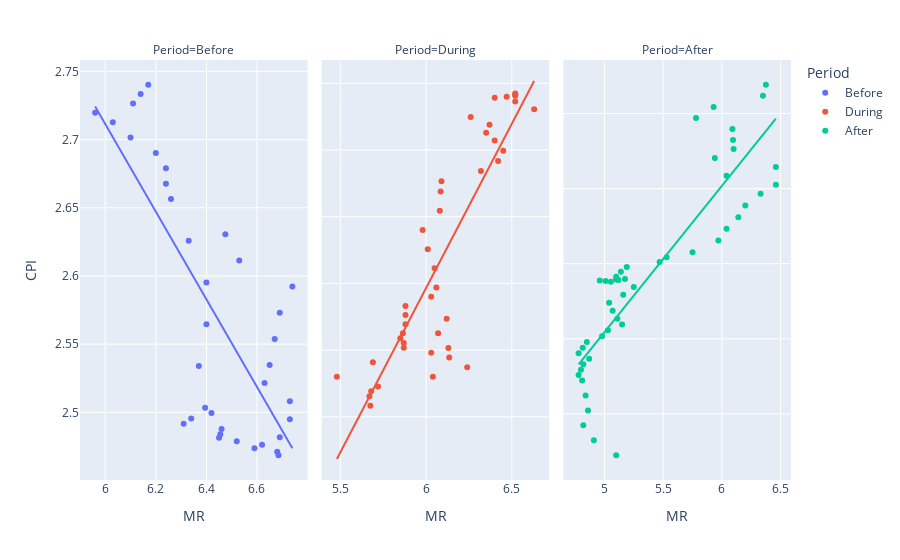

The notebook cell this image was saved under:
### Code cell
import plotly.express as px

fig = px.scatter(df.reset_index(), x="MR", y="CPI", color="Period", trendline="ols", facet_col="Period")
fig.update_xaxes(matches=None)
fig.update_yaxes(matches=None)

### Figure 1 — Plotly figure (JSON) as saved in the notebook; plotly's stock layout.template omitted (floating-point values rounded to 4 significant figures)
{"data": [{"hovertemplate": "Period=Before<br>MR=%{x}<br>CPI=%{y}<extra></extra>", "legendgroup": "Before", "marker": {"color": "#636efa", "symbol": "circle"}, "mode": "markers", "name": "Before", "orientation": "v", "showlegend": true, "type": "scatter", "x": [6.475, 6.53, 6.74, 6.69, 6.67, 6.65, 6.63, 6.73, 6.73, 6.69, 6.685, 6.68, 6.59, 6.62, 6.52, 6.45, 6.455, 6.46, 6.31, 6.34, 6.42, 6.395, 6.37, 6.4, 6.4, 6.33, 6.26, 6.24, 6.24, 6.2, 6.1, 6.03, 5.96, 6.11, 6.14, 6.17], "xaxis": "x", "y": [2.631, 2.611, 2.592, 2.573, 2.554, 2.535, 2.521, 2.508, 2.495, 2.482, 2.469, 2.471, 2.474, 2.476, 2.479, 2.481, 2.484, 2.488, 2.492, 2.496, 2.499, 2.503, 2.534, 2.565, 2.595, 2.626, 2.656, 2.668, 2.679, 2.69, 2.701, 2.713, 2.72, 2.726, 2.733, 2.74], "yaxis": "y"}, {"hovertemplate": "<b>OLS trendline</b><br>CPI = -0.321238 * MR + 4.63881<br>R<sup>2</sup>=0.577830<br><br>Period=Before<br>MR=%{x}<br>CPI=%{y} <b>(trend)</b><extra></extra>", "legendgroup": "Before", "marker": {"color": "#636efa", "symbol": "circle"}, "mode": "lines", "name": "Before", "showlegend": false, "type": "scatter", "x": [5.96, 6.03, 6.1, 6.11, 6.14, 6.17, 6.2, 6.24, 6.24, 6.26, 6.31, 6.33, 6.34, 6.37, 6.395, 6.4, 6.4, 6.42, 6.45, 6.455, 6.46, 6.475, 6.52, 6.53, 6.59, 6.62, 6.63, 6.65, 6.67, 6.68, 6.685, 6.69, 6.69, 6.73, 6.73, 6.74], "xaxis": "x", "y": [2.724, 2.702, 2.679, 2.676, 2.666, 2.657, 2.647, 2.634, 2.634, 2.628, 2.612, 2.605, 2.602, 2.593, 2.584, 2.583, 2.583, 2.576, 2.567, 2.565, 2.564, 2.559, 2.544, 2.541, 2.522, 2.512, 2.509, 2.503, 2.496, 2.493, 2.491, 2.49, 2.49, 2.477, 2.477, 2.474], "yaxis": "y"}, {"hovertemplate": "Period=During<br>MR=%{x}<br>CPI=%{y}<extra></extra>", "legendgroup": "During", "marker": {"color": "#EF553B", "symbol": "circle"}, "mode": "markers", "name": "During", "orientation": "v", "showlegend": true, "type": "scatter", "x": [6.12, 6.07, 5.87, 5.69, 5.48, 5.68, 5.675, 5.67, 5.72, 6.04, 6.24, 6.135, 6.03, 6.13, 5.87, 5.85, 5.865, 5.88, 5.88, 5.88, 6.03, 6.06, 6.05, 6.01, 5.98, 6.08, 6.085, 6.09, 6.32, 6.42, 6.45, 6.4, 6.35, 6.37, 6.26, 6.63, 6.52, 6.52, 6.52, 6.52, 6.47, 6.4], "xaxis": "x2", "y": [2.747, 2.725, 2.704, 2.682, 2.66, 2.638, 2.617, 2.631, 2.645, 2.66, 2.674, 2.689, 2.696, 2.703, 2.711, 2.718, 2.725, 2.739, 2.753, 2.766, 2.78, 2.794, 2.823, 2.851, 2.88, 2.909, 2.938, 2.953, 2.968, 2.984, 2.999, 3.014, 3.026, 3.038, 3.049, 3.061, 3.073, 3.085, 3.083, 3.081, 3.08, 3.078], "yaxis": "y2"}, {"hovertemplate": "<b>OLS trendline</b><br>CPI = 0.492742 * MR + -0.163475<br>R<sup>2</sup>=0.752889<br><br>Period=During<br>MR=%{x}<br>CPI=%{y} <b>(trend)</b><extra></extra>", "legendgroup": "During", "marker": {"color": "#EF553B", "symbol": "circle"}, "mode": "lines", "name": "During", "showlegend": false, "type": "scatter", "x": [5.48, 5.67, 5.675, 5.68, 5.69, 5.72, 5.85, 5.865, 5.87, 5.87, 5.88, 5.88, 5.88, 5.98, 6.01, 6.03, 6.03, 6.04, 6.05, 6.06, 6.07, 6.08, 6.085, 6.09, 6.12, 6.13, 6.135, 6.24, 6.26, 6.32, 6.35, 6.37, 6.4, 6.4, 6.42, 6.45, 6.47, 6.52, 6.52, 6.52, 6.52, 6.63], "xaxis": "x2", "y": [2.537, 2.63, 2.633, 2.635, 2.64, 2.655, 2.719, 2.726, 2.729, 2.729, 2.734, 2.734, 2.734, 2.783, 2.798, 2.808, 2.808, 2.813, 2.818, 2.823, 2.827, 2.832, 2.835, 2.837, 2.852, 2.857, 2.859, 2.911, 2.921, 2.951, 2.965, 2.975, 2.99, 2.99, 3.0, 3.015, 3.025, 3.049, 3.049, 3.049, 3.049, 3.103], "yaxis": "y2"}, {"hovertemplate": "Period=After<br>MR=%{x}<br>CPI=%{y}<extra></extra>", "legendgroup": "After", "marker": {"color": "#00cc96", "symbol": "circle"}, "mode": "markers", "name": "After", "orientation": "v", "showlegend": true, "type": "scatter", "x": [6.375, 6.35, 5.93, 5.78, 6.09, 6.095, 6.1, 5.94, 6.46, 6.04, 6.46, 6.33, 6.2, 6.14, 6.04, 5.97, 5.75, 5.53, 5.47, 5.19, 5.14, 5.1, 5.055, 5.01, 4.96, 5.12, 5.1, 5.175, 5.25, 5.16, 5.04, 5.07, 5.11, 5.15, 5.03, 4.98, 4.85, 4.815, 4.78, 4.87, 4.82, 4.8, 4.78, 4.81, 4.84, 4.86, 4.82, 4.91, 5.1], "xaxis": "x3", "y": [3.077, 3.047, 3.018, 2.988, 2.959, 2.929, 2.905, 2.882, 2.858, 2.834, 2.81, 2.786, 2.755, 2.724, 2.693, 2.662, 2.63, 2.617, 2.604, 2.591, 2.578, 2.565, 2.552, 2.554, 2.555, 2.557, 2.558, 2.559, 2.538, 2.517, 2.496, 2.475, 2.454, 2.438, 2.423, 2.407, 2.392, 2.376, 2.362, 2.347, 2.332, 2.318, 2.303, 2.289, 2.249, 2.209, 2.169, 2.13, 2.09], "yaxis": "y3"}, {"hovertemplate": "<b>OLS trendline</b><br>CPI = 0.389426 * MR + 0.470707<br>R<sup>2</sup>=0.761320<br><br>Period=After<br>MR=%{x}<br>CPI=%{y} <b>(trend)</b><extra></extra>", "legendgroup": "After", "marker": {"color": "#00cc96", "symbol": "circle"}, "mode": "lines", "name": "After", "showlegend": false, "type": "scatter", "x": [4.78, 4.78, 4.8, 4.81, 4.815, 4.82, 4.82, 4.84, 4.85, 4.86, 4.87, 4.91, 4.96, 4.98, 5.01, 5.03, 5.04, 5.055, 5.07, 5.1, 5.1, 5.1, 5.11, 5.12, 5.14, 5.15, 5.16, 5.175, 5.19, 5.25, 5.47, 5.53, 5.75, 5.78, 5.93, 5.94, 5.97, 6.04, 6.04, 6.09, 6.095, 6.1, 6.14, 6.2, 6.33, 6.35, 6.375, 6.46, 6.46], "xaxis": "x3", "y": [2.332, 2.332, 2.34, 2.344, 2.346, 2.348, 2.348, 2.356, 2.359, 2.363, 2.367, 2.383, 2.402, 2.41, 2.422, 2.43, 2.433, 2.439, 2.445, 2.457, 2.457, 2.457, 2.461, 2.465, 2.472, 2.476, 2.48, 2.486, 2.492, 2.515, 2.601, 2.624, 2.71, 2.722, 2.78, 2.784, 2.796, 2.823, 2.823, 2.842, 2.844, 2.846, 2.862, 2.885, 2.936, 2.944, 2.953, 2.986, 2.986], "yaxis": "y3"}], "layout": {"annotations": [{"font": {}, "showarrow": false, "text": "Period=Before", "x": 0.16, "xanchor": "center", "xref": "paper", "y": 1, "yanchor": "bottom", "yref": "paper"}, {"font": {}, "showarrow": false, "text": "Period=During", "x": 0.5, "xanchor": "center", "xref": "paper", "y": 1, "yanchor": "bottom", "yref": "paper"}, {"font": {}, "showarrow": false, "text": "Period=After", "x": 0.84, "xanchor": "center", "xref": "paper", "y": 1, "yanchor": "bottom", "yref": "paper"}], "legend": {"title": {"text": "Period"}, "tracegroupgap": 0}, "margin": {"t": 60}, "xaxis": {"anchor": "y", "domain": [0, 0.32], "title": {"text": "MR"}}, "xaxis2": {"anchor": "y2", "domain": [0.34, 0.66], "title": {"text": "MR"}}, "xaxis3": {"anchor": "y3", "domain": [0.68, 1.0], "title": {"text": "MR"}}, "yaxis": {"anchor": "x", "domain": [0, 1], "title": {"text": "CPI"}}, "yaxis2": {"anchor": "x2", "domain": [0, 1], "showticklabels": false}, "yaxis3": {"anchor": "x3", "domain": [0, 1], "showticklabels": false}}}
